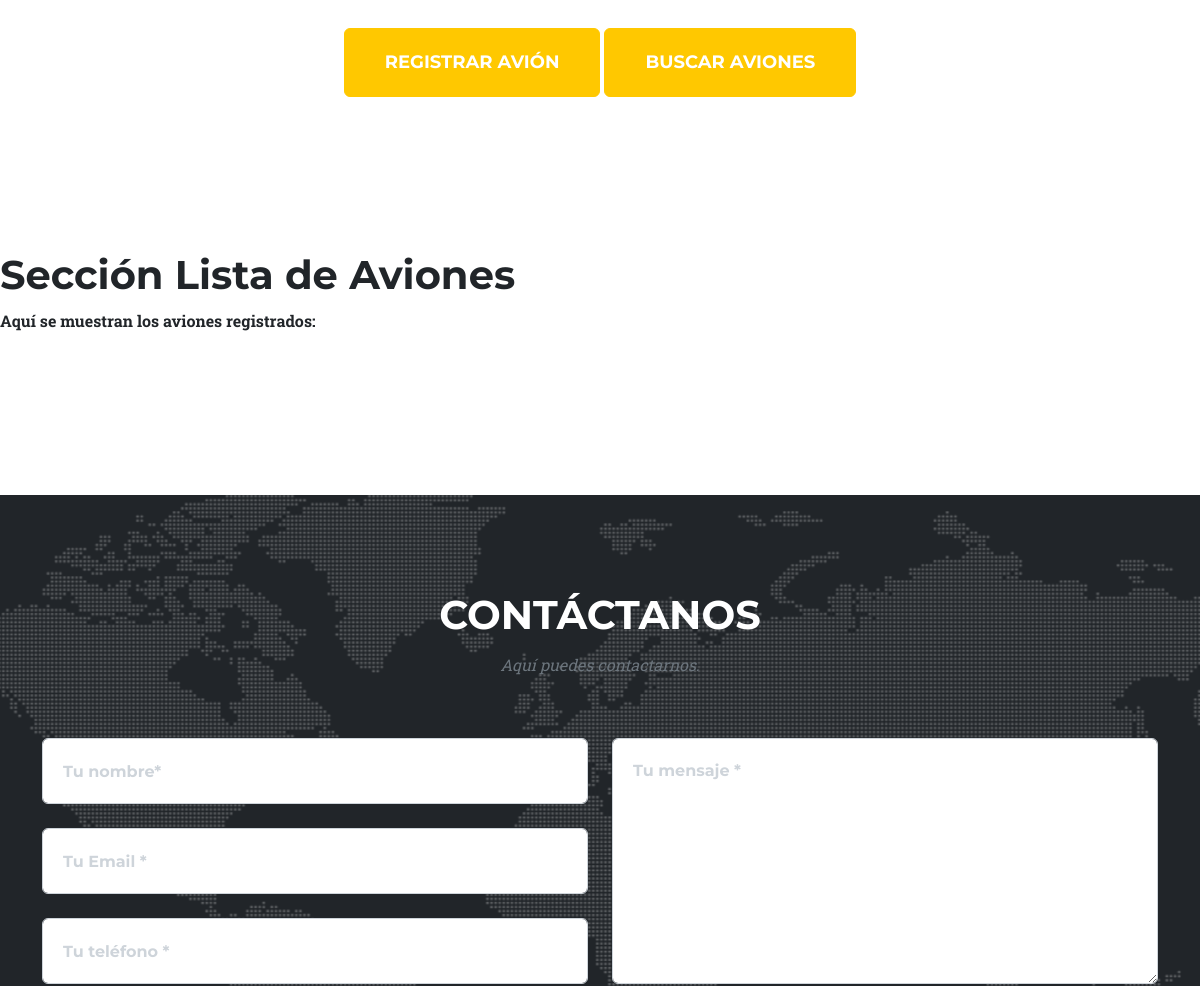
/app-aerolinea/aviones/ (middle part), run on an earlier commit of the app's database.
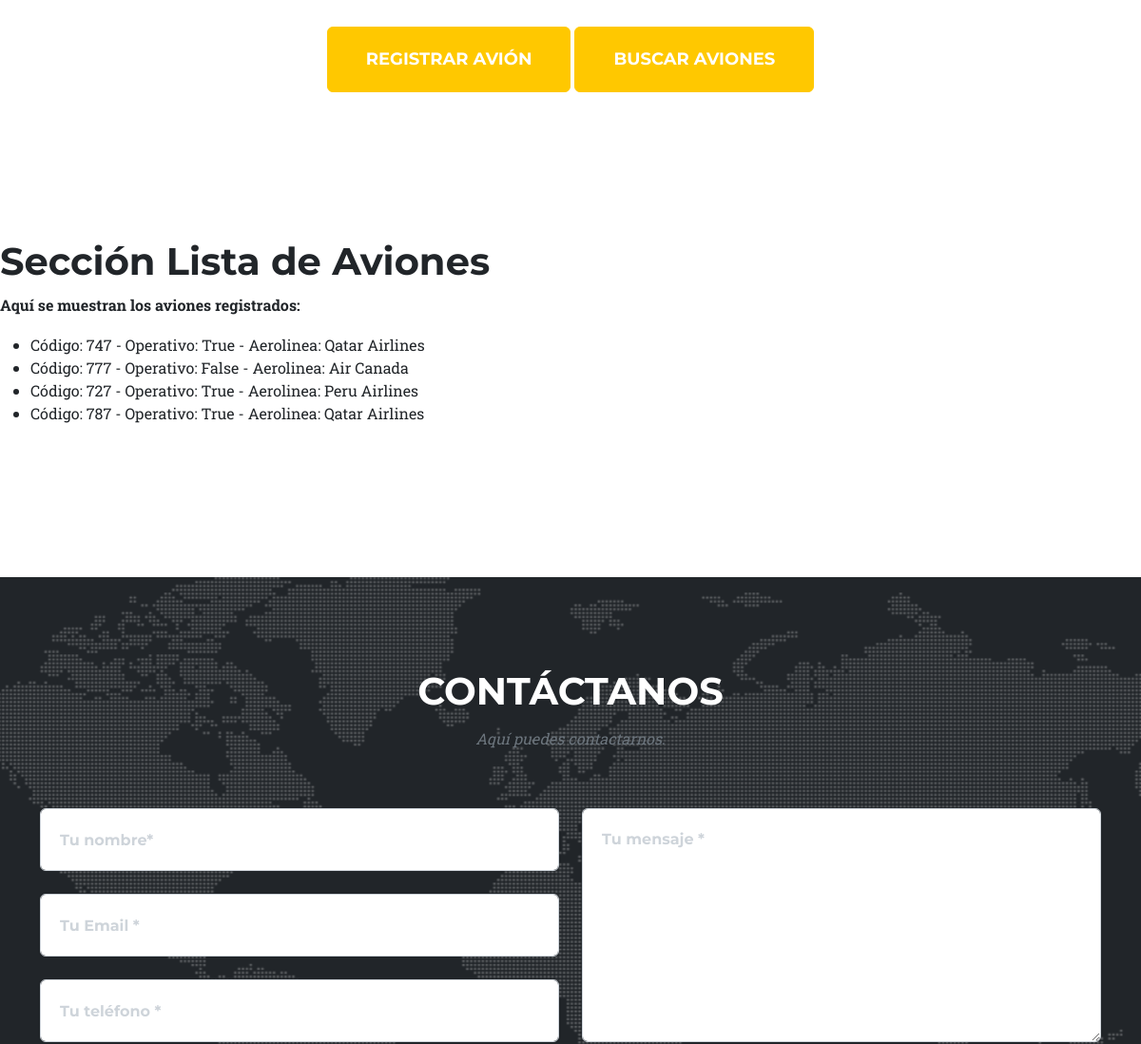
And on a later commit of the database.
### AppAerolinea/models.py (models this page shows, shortened)
class Avion(models.Model):
    codigo = models.IntegerField(max_length=12)
    activo = models.BooleanField(default=False)
    aerolinea = models.ForeignKey(Aerolinea, on_delete=models.CASCADE)
    class Meta():
        verbose_name = 'Plane'
        verbose_name_plural = 'Planes'

class Aerolinea(models.Model):
    nombre = models.CharField(max_length=40)
    def __str__(self):
        return f'{self.nombre}'
    class Meta():
        verbose_name = 'Airline'
        verbose_name_plural = 'Airlines'

### AppAerolinea/views.py (the view)
# urls.py: path('aviones/', aviones, name="Aviones"),
def aviones(req):
    lista = Avion.objects.all()
    return render(req, 'aviones.html', {'aviones':lista})

### AppAerolinea/templates/aviones.html (shortened to what this page needs)
{% extends "padre.html" %}
{% load static %}
{% block aviones %}
<section class="image-carousel">
    <div class="carousel-section">
    </div>
</section>
    <div class="text-center">
        <a class="btn btn-primary btn-xl text-uppercase" href="{% url 'AvionesFormulario' %}">Registrar Avión</a>
        <a class="btn btn-primary btn-xl text-uppercase" href="{% url 'AvionesBuscar' %}">Buscar Aviones</a>
    </div>
{% endblock aviones %}
{% block listaAviones %}
<section>
    <h1 style="margin-top: 10px;">Sección Lista de Aviones</h1>
    <p><strong>Aquí se muestran los aviones registrados:</strong></p>
    <ul>
        {% for avion in aviones %}
        <li>
            Código: {{avion.codigo}} - Operativo: {{avion.activo}} - Aerolinea: {{avion.aerolinea}}
        </li>
        {% endfor %}
    </ul>
</section>
{% endblock listaAviones %}

What changed in the data, as far as the page shows it:
added Avion: codigo "747", activo "True", aerolinea "Qatar Airlines"
added Avion: codigo "777", activo "False", aerolinea "Air Canada"
added Avion: codigo "727", activo "True", aerolinea "Peru Airlines"
added Avion: codigo "787", activo "True", aerolinea "Qatar Airlines"
